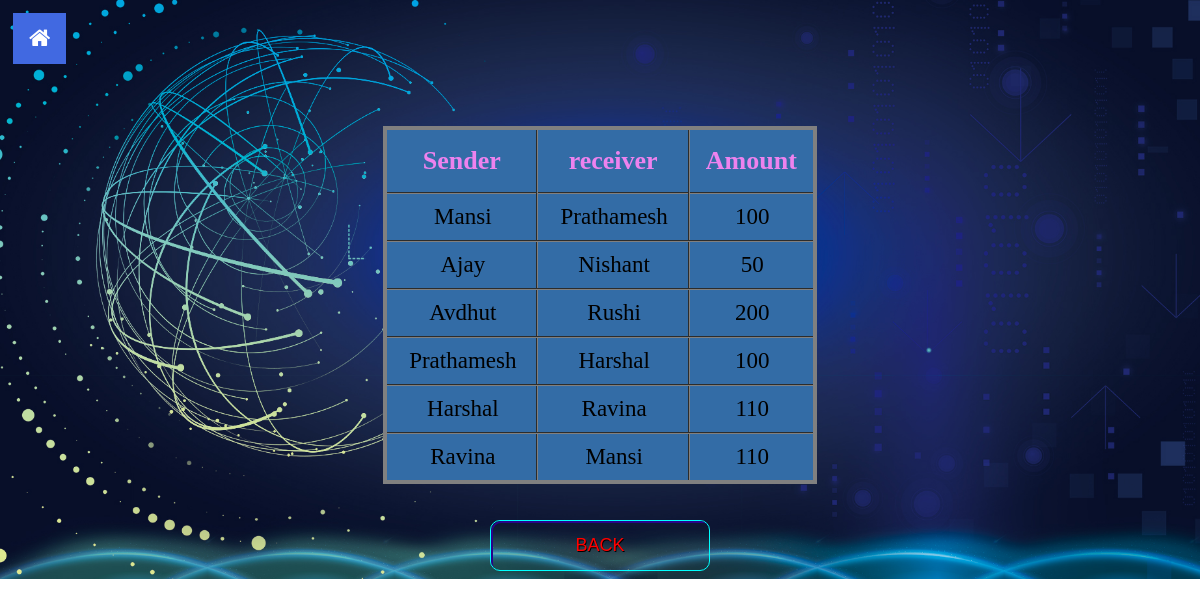
/transaction.php, run on the app's committed database.
### tables this page shows
CREATE TABLE `mini_statement` (
  `sender` varchar(50) NOT NULL,
  `receiver` varchar(50) NOT NULL,
  `amount` double DEFAULT NULL
);

### transaction.php (the view, shortened to what this page needs)
<?php
$con=mysqli_connect('localhost','root','','banking_system');
$q="select *from mini_statement";
$result=mysqli_query($con,$q);
?>
<!DOCTYPE html>
<html>
	<head>
		<link rel="stylesheet" href="https://cdnjs.cloudflare.com/ajax/libs/font-awesome/4.7.0/css/font-awesome.min.css">
		<link rel="stylesheet" href="button.css">
	</head>
	<body>
		<ul class="nav-ul">
	<a href="index.php">
		<li class="nav-li"><button class="btn"><i class="fa fa-home"></i></button></li>
	</a>
	</ul><br><br><br><br><br><br>
		<table class="flat-table-1">
			<tr>
				<th>Sender</th>
				<th>receiver</th>
				<th>Amount</th>
			</tr>
			<tr>
			<?php while($row = $result->fetch_assoc()) { ?>
			<tr>
				<td><?php echo $row["sender"]; ?></td>
				<td><?php echo $row["receiver"]; ?></td>
				<td><?php echo $row["amount"]; ?></td>
			</tr>
			<?php } ?>
		</table>
		<br>
		<br>
		<form action="index.php" method="post">
			<div class="buttons">
				<button class="glow-on-hover" type="submit" name="name">BACK</button>
			</div>
		</form>
	</body>
</html>

### button.css (style rules this page uses)
.glow-on-hover { width: 220px; height: 51px; outline: none; color: red; font-size:18px; background:transparent; text-shadow: 0.7px 0.7px black; overflow: hidden; cursor: pointer; position: relative; z-index: 0; border-radius: 10px; border: 1px solid #00FFFF; }
.glow-on-hover:before { content: ''; background: linear-gradient(45deg, #ff0000, #ff7300, #fffb00, #48ff00, #00ffd5, #002bff, #7a00ff, #ff00c8, #ff0000); position: absolute; top: -2px; left:-2px; background-size: 400%; z-index: -1; filter: blur(5px); width: calc(100% + 4px); height: calc(100% + 4px); animation: glowing 20s linear infinite; opacity: 0; transition: opacity .3s ease-in-out; border-radius: 10px; }
.glow-on-hover:after { z-index: -1; content: ''; position: absolute; width: 100%; height: 100%; left: 0; top: 0; border-radius: 10px; border: 2px solid #28048a; background:transparent; }

### transaction.php (style rules this page uses)
.nav-ul { list-style-type: none; margin: 0; padding: 5px; verflow: hidden; }
.nav-li { float:left; }
body { background-image:url("images/12.jpg"); background-repeat: no-repeat; background-size:cover; }
table { text-align:center; margin-left: auto; margin-right: auto; border:4px solid gray; border-collapse:collapse; background: #336ca6; }
th { color:violet; font-size:26px; padding:16px; }
td { font-size:23px; color: ; padding: 10px 20px 10px 22px; }
tr { transition: background 0.3s, box-shadow 0.3s; }
th,td { border-collapse:collapse; border:2px groove gray; }
.btn { background-color:RoyalBlue; border: none; color: white; padding: 12px 16px; font-size: 23px; cursor: pointer; }
.buttons { right:42%; text-align:center; }

### data on the page
mini_statement: sender "Mansi", receiver "Prathamesh", amount "100"
mini_statement: sender "Ajay", receiver "Nishant", amount "50"
mini_statement: sender "Avdhut", receiver "Rushi", amount "200"
mini_statement: sender "Prathamesh", receiver "Harshal", amount "100"
mini_statement: sender "Harshal", receiver "Ravina", amount "110"
mini_statement: sender "Ravina", receiver "Mansi", amount "110"
